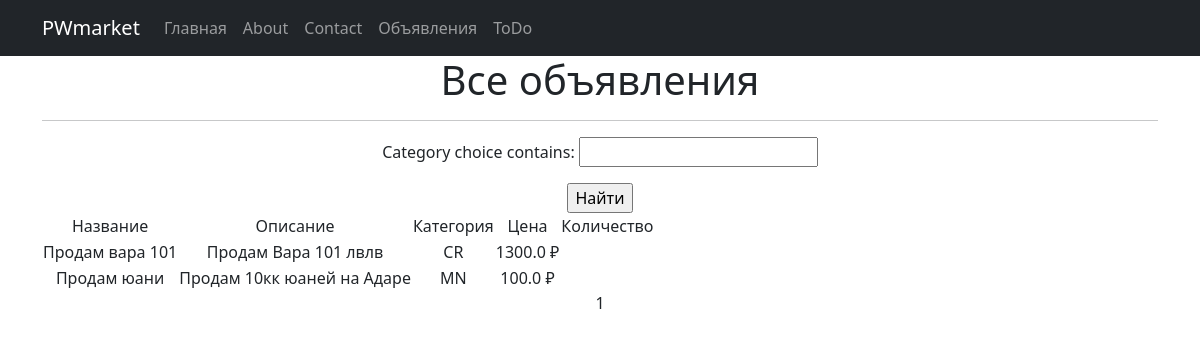
The page /lots/ on the database its author committed.
### market/models.py (models this page shows, shortened)
class Lots(models.Model):
    lots_user = models.ForeignKey("SiteUser", on_delete=models.CASCADE)
    CHARACTER = 'CR'
    MONEY = 'MN'
    THINGS = 'TN'
    SERVICES = 'SV'
    CATEGORY_CHOICES = (
        (CHARACTER, 'Персонаж'),
        (MONEY, 'Юани'),
        (THINGS, 'Предметы'),
        (SERVICES, 'Услуги')
    )
    category_choice = models.CharField(max_length=2, choices=CATEGORY_CHOICES)
    time_creation = models.DateTimeField(auto_created=True)
    title = models.CharField(max_length=24)
    description = models.TextField()
    price = models.FloatField(default=0.0)

### market/views.py (the view)
# urls.py: path('', LotsList.as_view()),
class LotsList(ListView):
    model = Lots
    ordering = "title"
    template_name = "lots.html"
    context_object_name = "lots"
    paginate_by = 10
    def get_queryset(self):
        queryset = super().get_queryset()
        self.filterset = LotsFilter(self.request.GET, queryset)
        return self.filterset.qs
    def get_context_data(self, **kwargs):
        context = super().get_context_data(**kwargs)
        context['filterset'] = self.filterset
        return context

### market/templatetags/custom_filters.py (called while the page is built)
@register.filter()
def currency(value, code='rub'):
   postfix = CURRENCIES_SYMBOLS[code]
   return f'{value} {postfix}'

### templates/lots.html (shortened to what this page needs)
{% extends 'flatpages/default.html' %}
{% load custom_filters %}
{% block content %}
  <h1>Все объявления</h1>
  <hr>
   <form action="" method="get">
       {{ filterset.form.as_p }}
       <input type="submit" value="Найти" />
   </form>
  {% if lots %}
      <table>
           <tr>
               <td>Название</td>
               <td>Описание</td>
               <td>Категория</td>
               <td>Цена</td>
               <td>Количество</td>
           </tr>
           {% for lot in lots %}
           <tr>
               <td>{{ lot.title }}</td>
               <td>{{ lot.description|truncatewords:15 }}</td>
               <td>{{ lot.category_choice }}</td>
               <td>{{ lot.price | currency }}</td>
           </tr>
           {% endfor %}
       </table>
  {% else %}
    <h2>Объявлений нет</h2>
  {% endif %}
   {{ page_obj.number }}
{% endblock content %}

### rows shown on the page
Lots: title "Продам вара 101", description "Продам Вара 101 лвлв", category_choice "CR", price "1300.0 ₽"
Lots: title "Продам юани", description "Продам 10кк юаней на Адаре", category_choice "MN", price "100.0 ₽"

### other values the page prints
{{ page_obj.number }} "1"
